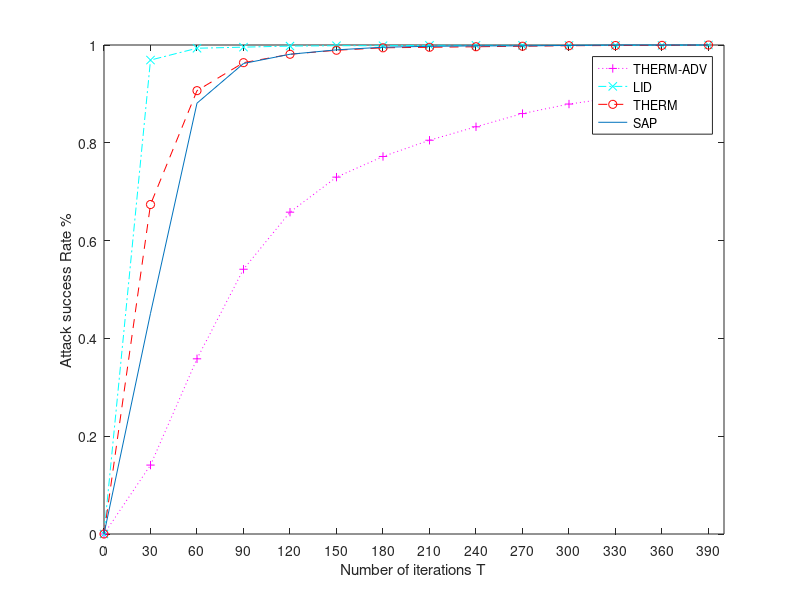

Reproduce this figure in MATLAB.
% x=linspace(0,2*pi,100);
% plot(x,sin(x),x,2*sin(x),x,3*sin(x));
uniform = [24.54,29.28,32.77,53.72];
seqdpp = [24.87,29.76,33.52,48.43];
reseqdpp = [26.98,32.09,35.94,48.93];
redseqdpp = [27.75,33.45,36.72,49.41];
seqdpp_5 = [24.67,29.36,33.22,48.23];
seqdpp_12 = [24.03,29.46,32.97,48.08];
dpplstm = [18.54,22.92,26.15,47.02];


saprunstep = [0, 0.45135135135135135, 0.8810810810810811, 0.9621621621621622, 0.981081081081081, 0.9900900900900901, 0.9954954954954955, 0.9972972972972973, 0.9981981981981982, 0.9981981981981982, 0.9990990990990991, 1.0, 1.0, 1.0];
robuststep = [0, 0.8012729068363876, 0.967299462306595, 0.986722264896302, 0.9936354658180621, 0.995830132777351, 0.9971469329529244, 0.9982442664325688, 0.9989026665203555, 0.9993415999122133, 0.9995610666081423, 0.9996707999561066, 0.9998902666520355, 1.0];
thermstep = [0, 0.15452653485952134, 0.3928199791883455, 0.5936524453694069, 0.7216441207075962, 0.8002081165452654, 0.8465140478668054, 0.8829344432882414, 0.913111342351717, 0.9427679500520292, 0.9640998959417274, 0.9786680541103018, 0.9932362122788762, 0.9984391259105099];
encoding = [0, 0.6738197424892703, 0.9066523605150214, 0.9638769670958512, 0.9810443490701002, 0.9892703862660944, 0.994277539341917, 0.9953505007153076, 0.9964234620886981, 0.9974964234620887, 0.9985693848354793, 0.9989270386266095, 0.9992846924177397, 1.0];
%cascade = [0, 0.9386075066275987, 0.9732105483465885, 0.9829775359285614, 0.9884191432956607, 0.991628296358309, 0.9934421654806753, 0.9953955629970699, 0.9960932049672109, 0.9970699037254082, 0.9981861308776336, 0.9983256592716618, 0.9994418864238873, 0.9998604716059718];
lid = [0, 0.9691856199559794, 0.9933969185619956, 0.9955979457079971, 0.9977989728539985, 0.9985326485693323, 0.9985326485693323, 0.9992663242846662, 0.9992663242846662, 0.9992663242846662, 0.9992663242846662, 0.9992663242846662, 0.9992663242846662, 1.0];
cascade = [0, 0.36886993603411516, 0.5970149253731343, 0.7569296375266524, 0.8230277185501066, 0.8656716417910447, 0.8955223880597015, 0.9211087420042644, 0.9445628997867804, 0.9530916844349681, 0.9658848614072495, 0.976545842217484, 0.9850746268656716, 1.0];
std = [0, 0.9991666666666666, 0.9995833333333334, 0.9995833333333334, 1.0, 1.0, 1.0, 1.0, 1.0, 1.0, 1.0, 1.0, 1.0, 1.0];
x = [0:30:400];
% strain_image = plot(x,redseqdpp,'ks-',x,reseqdpp,'b>-',x,seqdpp_5,'m+:',x,seqdpp,'ro--',x,seqdpp_12,'gd--',x,uniform,'cx-.',x,dpplstm,'k*:');
strain_image = plot(x,thermstep*0.912,'m+:',x,lid,'cx-.',x,encoding,'ro--',x,saprunstep);

ylabel('Attack success Rate %');
xlabel('Number of iterations T');
legend('THERM-ADV','LID','THERM','SAP');

set(gca,'XTick',[0:30:400]);
% set(gca, 'XTicklabel',{'K=8','K=12','K=16','K=\infty'}); 
% axis tight;
%set (gcf,'Position',[0,0,500,500]);
saveas(gca,'matcurvenospace.bmp','bmp');